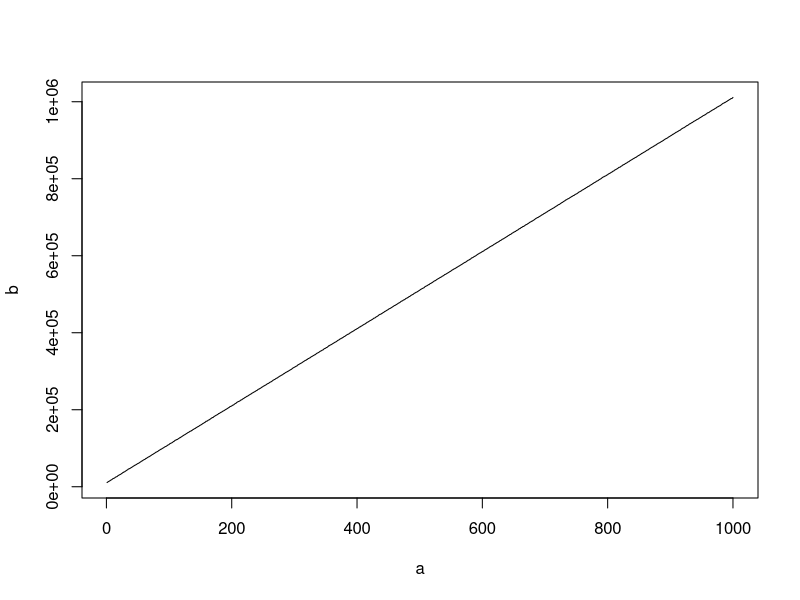

Recreate this plot in R. (Note: this script raises an error after producing the figure.)
##########################################
# prise en main de ESS
#######################################

nbMax = 1000
a = 1:nbMax
b = a + 3
for(i in a){
  c = a+b+rnorm(nbMax,10,10)
  b = c
  cat(i)
}
plot(a,b,type='l')

a <- 5

if((a>2) & (is.element(codePRA,listPRA))) cat("YES")






